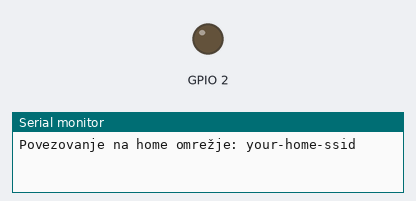
Bench run of a program on a simulated ESP32. On the bench: output pins drawn as LEDs (lit = HIGH), the last lines printed to the serial monitor. WiFi joins after 1.5 s; servers stay silent unless stated.

Above: at 0.1 s.
At 2.1 s:
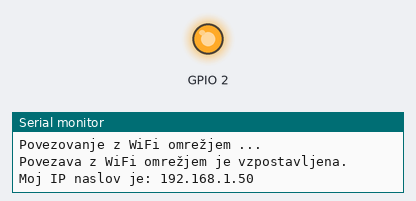
Timing chart, 0 to 3.8 s (numbered marks = the images above):
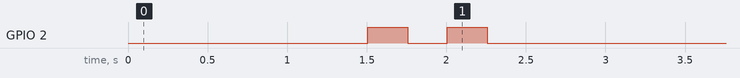

The program:

main.cpp
```cpp
#include <Arduino.h>
#include <WiFi.h>
#include <WebServer.h>

#include <secrets.h>
#include <wifi_log.h>

WebServer server(80);

const char HTML[] PROGMEM = R"rawliteral(
<!DOCTYPE html>
<html lang="sl">
<head>
    <meta charset="UTF-8">
    <meta name="viewport" content="width=device-width, initial-scale=1.0">
    <title>esp32</title>
</head>
<body>
    <h1>Pozdravljen svet iz esp32, čšž-ji delujejo!</h1>
</body>
</html>
)rawliteral";

const char HTML1[] PROGMEM = R"rawliteral(
<!DOCTYPE html>
<html lang="sl">
<head>
    <meta charset="UTF-8">
    <meta name="viewport" content="width=device-width, initial-scale=1.0">
    <title>esp32</title>
</head>
<body>
    <h1>Spletna stran enojk 111111111111 !</h1>
</body>
</html>
)rawliteral";

const char HTML0[] PROGMEM = R"rawliteral(
<!DOCTYPE html>
<html lang="sl">
<head>
    <meta charset="UTF-8">
    <meta name="viewport" content="width=device-width, initial-scale=1.0">
    <title>esp32</title>
</head>
<body>
    <h1>Spletna stran ničel 000000000000 !</h1>
</body>
</html>
)rawliteral";

void handle_root() { server.send(200, "text/html; charset=UTF-8", HTML); }
void handle_1()    { server.send(200, "text/html; charset=UTF-8", HTML1); }
void handle_0()    { server.send(200, "text/html; charset=UTF-8", HTML0); }

void setup() {
  Serial.begin(115200);
  printWifiTarget();
  WiFi.begin(WIFI_SSID, WIFI_PASSWORD);

  while (WiFi.status() != WL_CONNECTED) {
    delay(500);
    Serial.println("Povezovanje z WiFi omrežjem ...");
  }

  Serial.println("Povezava z WiFi omrežjem je vzpostavljena.");
  Serial.print("Moj IP naslov je: ");
  Serial.println(WiFi.localIP());

  // EN: register three routes — each maps a URL path to its own handler.
  //     Open http://<esp32-ip>/   → handle_root (the default greeting)
  //          http://<esp32-ip>/1  → handle_1    (the "ones" page)
  //          http://<esp32-ip>/0  → handle_0    (the "zeros" page)
  //     Anything else returns 404 (handled by WebServer automatically).
  // SL: registriramo tri poti — vsaka URL pot je preslikana na svojo funkcijo.
  //     Odpri  http://<esp32-ip>/   → handle_root (privzeti pozdrav)
  //            http://<esp32-ip>/1  → handle_1    (stran "enojk")
  //            http://<esp32-ip>/0  → handle_0    (stran "ničel")
  //     Karkoli drugega vrne 404 (WebServer ga obravnava samodejno).
  server.on("/",  handle_root);
  server.on("/1", handle_1);
  server.on("/0", handle_0);

  server.begin();

  pinMode(2, OUTPUT);
  digitalWrite(2, HIGH);
  delay(250);
  digitalWrite(2, LOW);
  delay(250);
  digitalWrite(2, HIGH);
  delay(250);
  digitalWrite(2, LOW);
  delay(250);
}

void loop() {
  server.handleClient();
}
```
